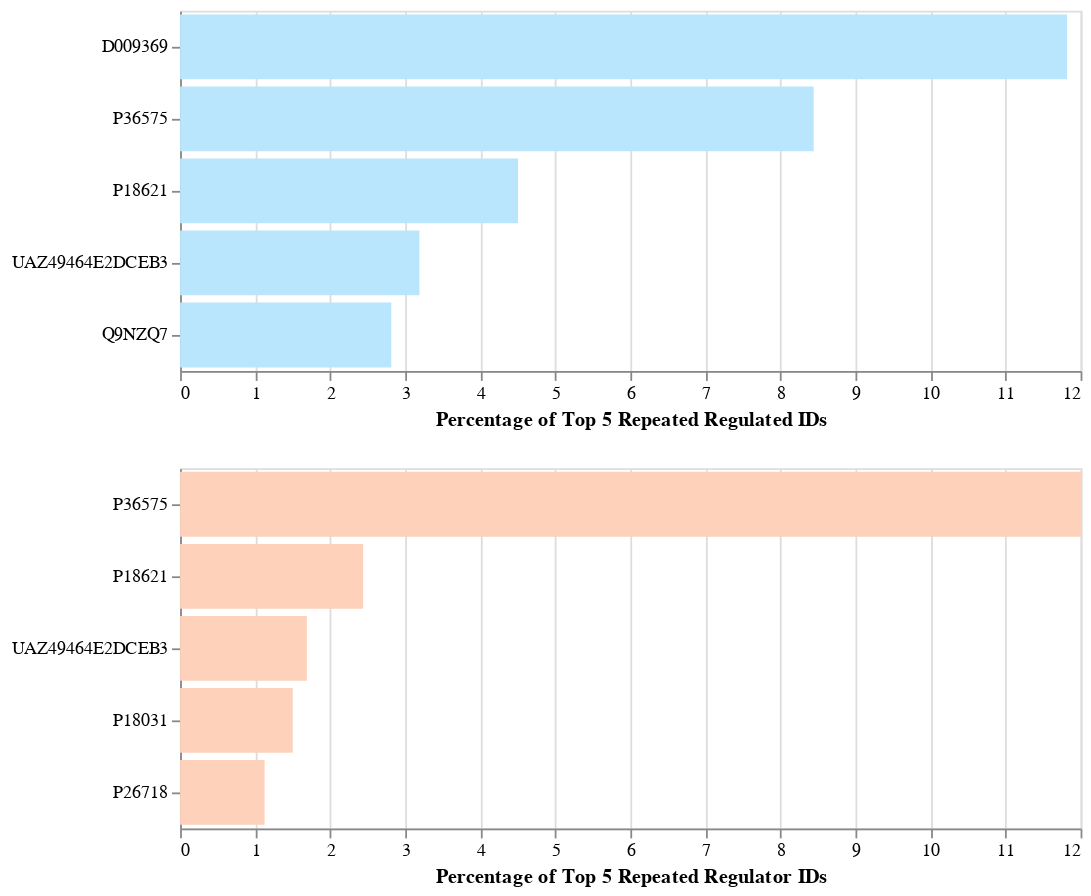

Notebook code cell kept with this figure:
### Code cell
topk_series = duplicate_counts["Regulated ID"].value_counts().iloc[:5]
total_count = len(duplicate_counts)
topk_df = pd.DataFrame({"Regulated ID": topk_series.index, 'percentage': (topk_series / total_count) * 100})

# Create the bar chart
upper = alt.Chart(topk_df).mark_bar(color="#bae6fd").encode( 
    x=alt.X("percentage", title="Percentage of Top 5 Repeated Regulated IDs"),
    y=alt.Y("Regulated ID:N", sort="-x", title="")
).properties(
    width=500,
    height=200
)

topk_series = duplicate_counts["Regulator ID"].value_counts().iloc[:5]
total_count = len(duplicate_counts)
topk_df = pd.DataFrame({"Regulator ID": topk_series.index, 'percentage': (topk_series / total_count) * 100})

# Create the bar chart
lower = alt.Chart(topk_df).mark_bar(color="#fdd1ba").encode( 
    x=alt.X("percentage", title="Percentage of Top 5 Repeated Regulator IDs").scale(domain=[0, 12]),
    y=alt.Y("Regulator ID:N", sort="-x", title="")
).properties(
    width=500,
    height=200
)

alt.vconcat(upper, lower)

### Figure 1 — Vega-Lite specification as saved in the notebook (floating-point values rounded to 4 significant figures)
{"config": {"view": {"continuousWidth": 300, "continuousHeight": 300}}, "vconcat": [{"data": {"name": "data-2ce4df81e13debe9716819d7b0831558"}, "mark": {"type": "bar", "color": "#bae6fd"}, "encoding": {"x": {"field": "percentage", "title": "Percentage of Top 5 Repeated Regulated IDs", "type": "quantitative"}, "y": {"field": "Regulated ID", "sort": "-x", "title": "", "type": "nominal"}}, "height": 200, "width": 500}, {"data": {"name": "data-dc6a8b9cb3170b2166e5eb16f4f7af77"}, "mark": {"type": "bar", "color": "#fdd1ba"}, "encoding": {"x": {"field": "percentage", "scale": {"domain": [0, 12]}, "title": "Percentage of Top 5 Repeated Regulator IDs", "type": "quantitative"}, "y": {"field": "Regulator ID", "sort": "-x", "title": "", "type": "nominal"}}, "height": 200, "width": 500}], "$schema": "https://vega.github.io/schema/vega-lite/v5.17.0.json", "datasets": {"data-2ce4df81e13debe9716819d7b0831558": [{"Regulated ID": "D009369", "percentage": 11.82}, {"Regulated ID": "P36575", "percentage": 8.443}, {"Regulated ID": "P18621", "percentage": 4.503}, {"Regulated ID": "UAZ49464E2DCEB3", "percentage": 3.189}, {"Regulated ID": "Q9NZQ7", "percentage": 2.814}], "data-dc6a8b9cb3170b2166e5eb16f4f7af77": [{"Regulator ID": "P36575", "percentage": 12.01}, {"Regulator ID": "P18621", "percentage": 2.439}, {"Regulator ID": "UAZ49464E2DCEB3", "percentage": 1.689}, {"Regulator ID": "P18031", "percentage": 1.501}, {"Regulator ID": "P26718", "percentage": 1.126}]}}
